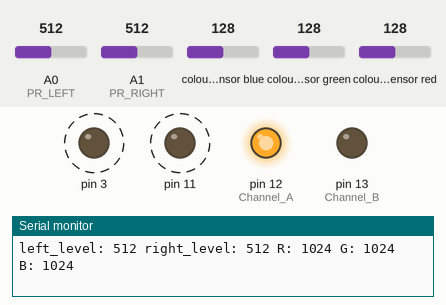
Recording of a sketch running on a simulated Arduino Nano, built with avr-gcc and run on an emulated ATmega328P. Shown: output pins drawn as LEDs (lit = HIGH), the last lines printed to the serial monitor. Dashed ring = blinking. Inputs (shaded band) come from the test bench; at power-on: A0 (PR_LEFT) = 512, A1 (PR_RIGHT) = 512, colour sensor red 128, colour sensor blue 128, colour sensor green 128.

Above: at 1.9 s.
2.0 s: A0 (PR_LEFT) set to 716
At 4.0 s:
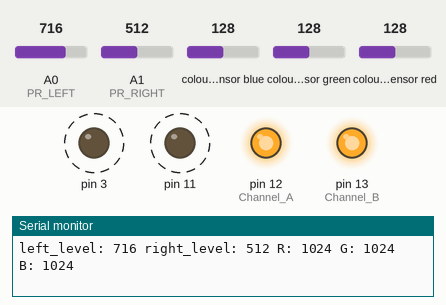
5.7 s: A1 (PR_RIGHT) set to 760
At 8.1 s:
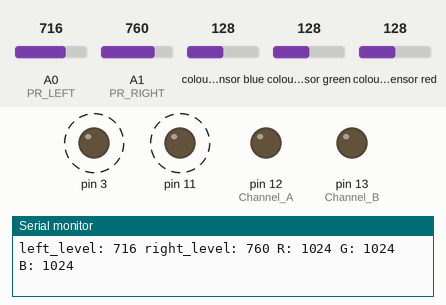
9.9 s: colour sensor red set to 96
13.4 s: colour sensor red set to 88
At 14.5 s:
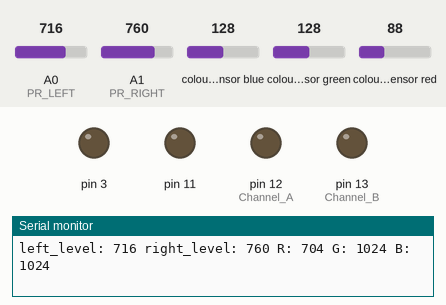
Timing chart, 0 to 16.1 s (numbered marks = the images above; inputs shaded):
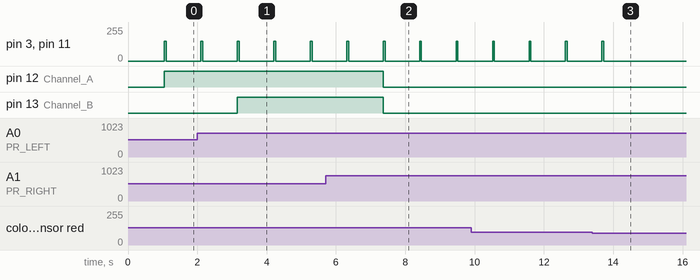

Measured:
- the behaviour switches between 94 and 93 on colour sensor red (found by bisection; images 2 and 3)
- after the input at 2.0 s, pin 13 (Channel_B): LOW → HIGH after 1.2 s
- after the input at 5.7 s, pin 12 (Channel_A), pin 13 (Channel_B): HIGH → LOW after 1.7 s
- after the input at 13.4 s, pin 3, pin 11: goes on until 13.7 s, then stays 0/255
- by itself, pin 3, pin 11: alternates 150/255 for 0.05 s and 0/255 for 1.0 s

The sketch:

FIRST_PROTOTYPE_APR_4_18.ino
```cpp
/*
Sketch for controlling light seeking robot.
Senses light color temp via TCS34725. TCS 34725 setup for arduino nano:

   Connect SCL    to analog 5
   Connect SDA    to analog 4
   Connect VDD    to 5V DC or 3.3 to 3.3VDC
   Connect GROUND to common ground
   Connect LED to ground

Senses light intensity via two photoresistors. Left PR is connected to pin 0.
Right is connected to pin 1. Basic PR wiring:

           PhotoR     47Kohm
 +5    o---/\/\/--.--/\/\/---o GND
                  |
 Pin 0 o-----------

Motor is controlled via the nano motor shield. Right wheel is connected A, left to B.
To control the Right wheel:

  Channel 3 sets PWM signal from 0-255 to control speed. Channel 12 controls direction -
  HIGH is forward,  LOW is reverse. Channel 8 is the brake.

To control the Left wheel:

  Channel 3 sets PWM signal from 0-255 to control speed. Channel 12 controls direction -
  HIGH is forward,  LOW is reverse. Channel 8 is the brake.
*/


#include <Adafruit_TCS34725.h>
#include <Wire.h>

int PR_LEFT = 0;   // left photoresistor at analog pin0
int PR_RIGHT = 1;  // right photoresistor at analog pin1
int left_level, right_level; // stores the analog PR readings

/* Initialise with default values (int time = 2.4ms, gain = 1x) */
//Adafruit_TCS34725 tcs = Adafruit_TCS34725();
/* Initialise with specific int time and gain values */
Adafruit_TCS34725 tcs = Adafruit_TCS34725(TCS34725_INTEGRATIONTIME_154MS, TCS34725_GAIN_4X);

void setup() {

  Serial.begin(9600);

  pinMode(12,OUTPUT);     //Channel A (RIGHT) Direction Pin Initialize
  pinMode(13,OUTPUT);     //Channel B (LEFT) Direction Pin Initialize

// print sensor status while connected to PC
  if (tcs.begin()) {
    Serial.println("Found sensor");
  } else {
    Serial.println("No TCS34725 found ... check your connections");
    while (1);
  }

}

void loop() {

  uint16_t r, g, b, c, lux, colorTemp;

  tcs.getRawData(&r, &g, &b, &c);
  colorTemp = tcs.calculateColorTemperature(r, g, b);
  lux = tcs.calculateLux(r, g, b);

// read levels from photoresistors and assign this value to the left_ and right_level variables
// serial print for testing while connected to PC
  left_level = analogRead(PR_LEFT);
  right_level = analogRead(PR_RIGHT);


  Serial.print("left_level: "); Serial.print(left_level, DEC); Serial.print(" ");
  Serial.print("right_level: "); Serial.print(right_level, DEC); Serial.print(" ");
  Serial.print("R: "); Serial.print(r, DEC); Serial.print(" ");
  Serial.print("G: "); Serial.print(g, DEC); Serial.print(" ");
  Serial.print("B: "); Serial.print(b, DEC); Serial.print(" \n");

// Tell robot to move forward if the color sensor reads the appropriate color (r, g, b) & the photoresistors
// read approximately the same intensity.
    if ( (left_level > (right_level - 10)) && (left_level < (right_level + 10)) && (r > 1000)){
    analogWrite(3, 0);
    analogWrite(11, 0);
    delay(1000);
    digitalWrite(12, HIGH);
    digitalWrite(13, LOW);
    analogWrite(3, 150);
    analogWrite(11, 150);
  }

// Tell robot to turn right if right PR is 10 higher than left.
  else if ( (left_level < (right_level - 10)) && (r > 750) ){
    analogWrite(3, 0);
    analogWrite(11, 0);
    delay(1000);
    digitalWrite(12, LOW);
    digitalWrite(13, LOW);
    analogWrite(3, 150);
    analogWrite(11, 150);
  }

// Tell robot to turn left if left PR is 10 higher than right.
  else if ( (left_level > (right_level + 10)) && (r > 750) ){
    analogWrite(3, 0);
    analogWrite(11, 0);
    delay(1000);
    digitalWrite(12, HIGH);
    digitalWrite(13, HIGH);
    analogWrite(3, 150);
    analogWrite(11, 150);
  }

/*
// Rotate left to search for red light
  else if ( (r < 750)){
    analogWrite(3, 0);
    analogWrite(11, 0);
    delay(1000);
    digitalWrite(12, HIGH);
    digitalWrite(13, HIGH);
    analogWrite(3, 150);
    analogWrite(11, 150);
  }
*/

// Don't move if red light is low.
  else if (r<750){
    analogWrite(3, 0);
    analogWrite(11, 0);
    delay(1000);
    digitalWrite(12, 0);
    digitalWrite(13, 0);
    analogWrite(3, 0);
    analogWrite(11, 0);
  }

}
```
